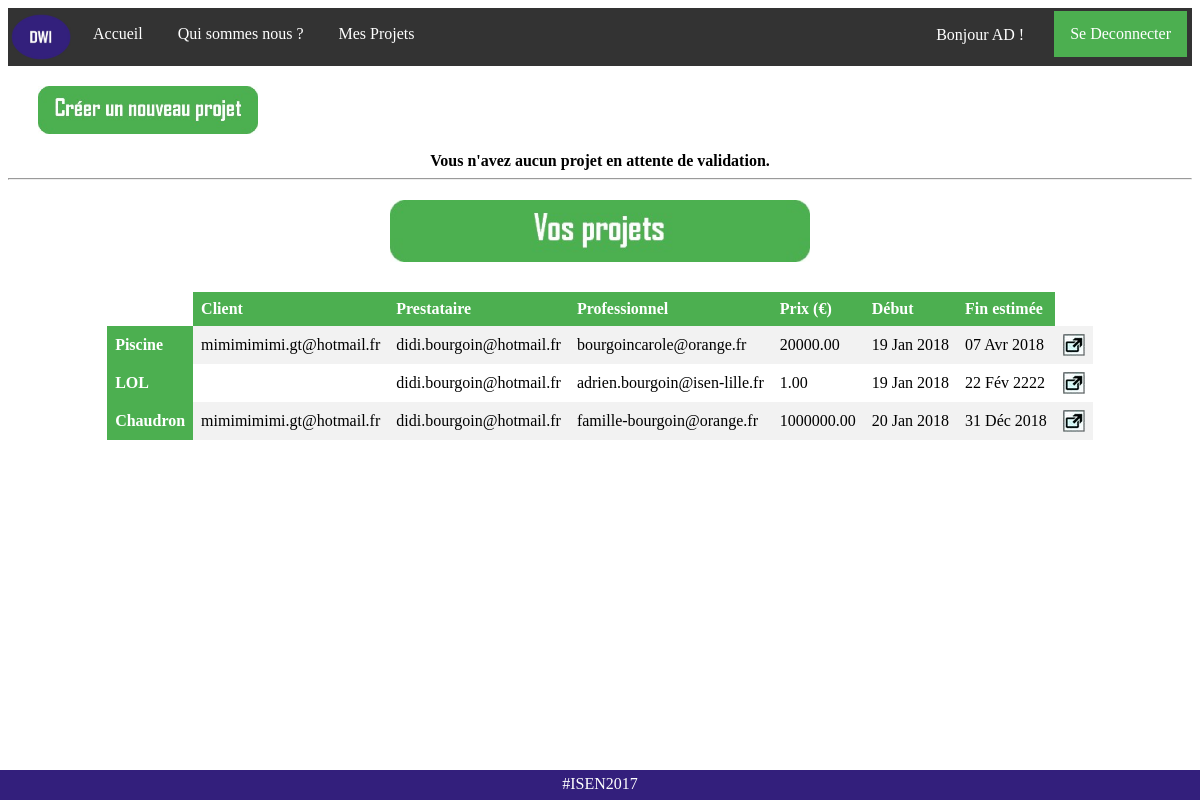
The app's page /connected (signed in) with its own data.
### TheSafeDeal_NoAdmin/models.py (models this page shows, shortened)
class CustomUser(AbstractUser):
    typeUser = models.CharField(max_length=30, choices=TYPE_USER,null=False, blank=False)
    projet = models.CharField(max_length=32, blank=True)
    email = models.EmailField(verbose_name='email address',max_length=255,unique=True,)
    def get_projects_list(self):
    	if self.projet == "" :
    		return []
    	else:
    		result = self.projet.split(';')
    		result.remove("")
    		return result
    def get_validated_projects_list(self):
    	user_type = self.typeUser
    	projects_list = self.get_projects_list()
    	validated_projects = []
    	unvalidated_projects = []
    	if len(projects_list) == 0:
    		return [],[]
    	for key_project in projects_list:
    		if user_type == 'Prestataire':
    			if Projet.objects.get(key=key_project).isValidate_Prestataire :
    				validated_projects.append(Projet.objects.get(key=key_project))
    			elif not Projet.objects.get(key=key_project).isValidate_Prestataire :
    				unvalidated_projects.append(Projet.objects.get(key=key_project))
    		elif user_type == 'Professionnel':
    			if Projet.objects.get(key=key_project).isValidate_Professionnel :
    				validated_projects.append(Projet.objects.get(key=key_project))
    			elif not Projet.objects.get(key=key_project).isValidate_Professionnel :
    				unvalidated_projects.append(Projet.objects.get(key=key_project))
    		elif user_type == 'Client':
    			if Projet.objects.get(key=key_project).isValidate_Client :
    				validated_projects.append(Projet.objects.get(key=key_project))
    			elif not Projet.objects.get(key=key_project).isValidate_Client :
    				unvalidated_projects.append(Projet.objects.get(key=key_project))
    	return validated_projects,unvalidated_projects

class Projet(models.Model):
	titre = models.CharField(max_length=200)
	key = models.CharField(max_length=32, unique=True)
	prestataire = models.TextField(max_length=150, blank=True)
	client = models.TextField(max_length=150)
	professionnel = models.TextField(max_length=150)
	date_debut = models.DateTimeField(auto_now_add = True, auto_now=False)
	date_fin = models.DateTimeField(auto_now = False, blank = False)
	description = models.TextField()
	prix = models.DecimalField(max_digits=9, decimal_places=2)
	isValidate_Prestataire = models.BooleanField(default=False)
	isValidate_Professionnel = models.BooleanField(default=False)
	isValidate_Client = models.BooleanField(default=False)
	REQUIERED_FIELDS = []

### TheSafeDeal_NoAdmin/views.py (the view, shortened to what this page needs)
# urls.py: url(r'^connected$', views.connected, name='connected'),
def connected(request):
    user = request.user
    if user.is_authenticated() :
        utilisateur = CustomUser.objects.get(username=request.user)
        validated_projects = utilisateur.get_validated_projects_list()[0]
        unvalidated_projects = utilisateur.get_validated_projects_list()[1]
        if request.method == "POST":
            form = NewProjectForm(request.POST)
            if form.is_valid():
                cleaned_info = form.cleaned_data
                new_project = form.save(commit=False)
                new_project.key = get_random_string(length=32)
                new_project.date_debut = timezone.now()
                if utilisateur.email != cleaned_info['client'] and utilisateur.email != cleaned_info['professionnel'] and utilisateur.email != cleaned_info['prestataire'] :
                    error = "Vous ne pouvez pas créer un projet sans en faire partie! Voyons..."
                    return render(request, 'connected.html',{'form':form, 'error': error, 'validated_projects':validated_projects, 'unvalidated_projects':unvalidated_projects})
                if CustomUser.objects.filter(email = cleaned_info['client']).exists() and CustomUser.objects.filter(email = cleaned_info['professionnel']).exists():
                    if cleaned_info['prestataire'] == '':
                        cli = CustomUser.objects.get(email = cleaned_info['client'])
                        pro = CustomUser.objects.get(email = cleaned_info['professionnel'])
                        if cli.typeUser == 'Client' and pro.typeUser == 'Professionnel':
                            new_project.save()
                            cli.add_project(new_project.key)
                            pro.add_project(new_project.key)
                            os.mkdir(settings.MEDIA_ROOT+"/"+new_project.key)
                            return redirect(connected)
                        else:
                            error = "Oups! L'adresse email entrée du Professionnel ou Client ne correpond pas à la bonne personne!"
                            return render(request, 'connected.html',{'form':form, 'error': error, 'validated_projects':validated_projects, 'unvalidated_projects':unvalidated_projects})
                    else:
                        if CustomUser.objects.filter(email = cleaned_info['prestataire']).exists():
                            pre = CustomUser.objects.get(email = cleaned_info['prestataire'])
                            pro = CustomUser.objects.get(email = cleaned_info['professionnel'])
                            cli = CustomUser.objects.get(email = cleaned_info['client'])
                            if pre.typeUser == 'Prestataire' and pro.typeUser == 'Professionnel' and cli.typeUser == 'Client':
                                new_project.save()
                                pre.add_project(new_project.key)
                                pro.add_project(new_project.key)
                                cli.add_project(new_project.key)
                                os.mkdir(settings.MEDIA_ROOT+"/"+new_project.key)
                                return redirect(connected)
                            else:
                                error = "Oups! L'adresse email entrée du Professionnel ou Prestataire ou Client ne correpond pas à la bonne entité !"
                                return render(request, 'connected.html',{'form':form, 'error': error, 'validated_projects':validated_projects, 'unvalidated_projects':unvalidated_projects})
                        else:
                            error = "Le Prestataire n'est pas enregistré à cette adresse mail, veuillez réessayer."
                            return render(request, 'connected.html',{'form':form, 'error': error, 'validated_projects':validated_projects, 'unvalidated_projects':unvalidated_projects})
                else:
                    if not CustomUser.objects.filter(email = cleaned_info['client']).exists():
                        error = "Le Client n'est pas enregistré à cette adresse mail, veuillez recréer le projet."
                    elif not CustomUser.objects.filter(email = cleaned_info['professionnel']).exists():
                        error = "Le Professionnel n'est pas enregistré à cette adresse mail, veuillez recréer le projet."
                    return render(request, 'connected.html',{'form':form, 'error': error, 'validated_projects':validated_projects, 'unvalidated_projects':unvalidated_projects})
        else:
            form = NewProjectForm()
        return render(request, 'connected.html',{'form':form, 'user':request.user, 'validated_projects':validated_projects, 'unvalidated_projects':unvalidated_projects})
    else:
        form = NewProjectForm()
    return render(request, 'connected.html',{'form':form, 'user':request.user})

### TheSafeDeal_NoAdmin/templates/connected.html (shortened to what this page needs)
{% load staticfiles %}
<html>
<head>
        <link rel="stylesheet" href="{% static 'css/connected.css' %}" />
</head>
<body>
<ul>
  <li><img src="{% static 'img/logo.jpg' %}" title="Deal With It"></li>
  <li><a href="{% url 'home' %}">Accueil</a></li>
  <li><a href="{% url 'about' %}">Qui sommes nous ?</a></li>
  {% if user.is_authenticated %}
   <li><a href="{% url 'connected' %}">Mes Projets {{ use }}</a></li>
  {% endif %}
  {% if user.is_authenticated %}
  <li style="float:right;padding-right: 5px"><a class="active" href="{% url 'logout' %}">Se Deconnecter</a></li>
  <li style="float:right;padding-right: 30px;margin-top: 15px;color:white">Bonjour {{ user.username }} !</li>
  {% endif %}
</ul>
{% if user.is_authenticated %}
<div style="background-color: white;height: auto;padding-left: 30px;padding-top: 20px">
	<img src="{% static 'img/new_project.jpg' %}" class="new_project" onclick="display_form()"/>
</div>
<center>
{% if unvalidated_projects|length == 0 %}
<br />
<strong>Vous n'avez aucun projet en attente de validation.</strong>
{% endif %}
{% if validated_projects|length != 0 %}
<hr>
<div class="projet">
	<img src="{% static 'img/your_projects.jpg' %}" class="waiting_project"/>
	<table>
		<tr>
	     <td></td>
	     <th>Client</th>
	     <th>Prestataire</th>
	     <th>Professionnel</th>
	     <th>Prix (€)</th>
	     <th>Début</th>
	     <th>Fin estimée</th>
	    </tr>
		{% for projet in validated_projects %}
		<tr>
	     <th title={{ projet.description }}>{{ projet.titre }}</th>
	     <td>{{ projet.client }}</td>
	     <td>{{ projet.prestataire }}</td>
	     <td>{{ projet.professionnel }}</td>
	     <td>{{ projet.prix }}</td>
	     <td>{{ projet.date_debut|date:"d M Y" }}</td>
	     <td>{{ projet.date_fin|date:"d M Y" }}</td>
	     <td><a href="../project/{{ projet.key }}" target="_blank"><img src="{% static 'img/open.jpg' %}" title="Ouvrir la page du projet" class="open"/></a>
	     </td>
	    {% endfor %}
	</table>
</div>
<br />
{% endif %}
</center>
{% endif %}
<div class="footer">
  <p>#ISEN2017</p>
</div>
</html>

### TheSafeDeal_NoAdmin/static/css/connected.css (style rules this page uses)
ul { list-style-type: none; margin: 0; padding: 0; overflow: hidden; background-color: #333; }
li { float: left; padding-top: 3px; padding-bottom: 3px; padding-right: 3px; }
li a { display: block; color: white; text-align: center; padding: 14px 16px; text-decoration: none; }
li img { height: 46px; width: 60px; display: block; padding-left: 3px; padding-top: 3px; padding-bottom: 3px; padding-right: 3px; }
table { border-collapse: collapse; width: auto; position: relative; margin-top: 30px; margin-bottom: 30px }
th, td { text-align: left; padding: 8px; }
tr:nth-child(even) { background-color: #f2f2f2 }
th { background-color: #4CAF50; color: white; }
.active { background-color: #4CAF50; }
.new_project { border-collapse: collapse; width: 220px; height: auto; cursor: pointer; }
.open { cursor: pointer; }
.projet { background-color: white; height: auto; margin-top: 20px; width: 100% }
.waiting_project { position: relative; width: 420px; height: auto; }
.footer p { margin-top: 5px; font-family: calibri; }
.footer { position: fixed; left: 0; bottom: 0; width: 100%; background-color: #331f7c; color: white; text-align: center; height: 30px; }

### records on screen
CustomUser: username "AD"
Projet: titre "Piscine", client "mimimimimi.gt@hotmail.fr", prestataire "didi.bourgoin@hotmail.fr", professionnel "bourgoincarole@orange.fr", prix "20000.00", date_debut "19 Jan 2018", date_fin "07 Avr 2018"
Projet: titre "LOL", prestataire "didi.bourgoin@hotmail.fr", professionnel "adrien.bourgoin@isen-lille.fr", prix "1.00", date_debut "19 Jan 2018", date_fin "22 Fév 2222"
Projet: titre "Chaudron", client "mimimimimi.gt@hotmail.fr", prestataire "didi.bourgoin@hotmail.fr", professionnel "famille-bourgoin@orange.fr", prix "1000000.00", date_debut "20 Jan 2018", date_fin "31 Déc 2018"
